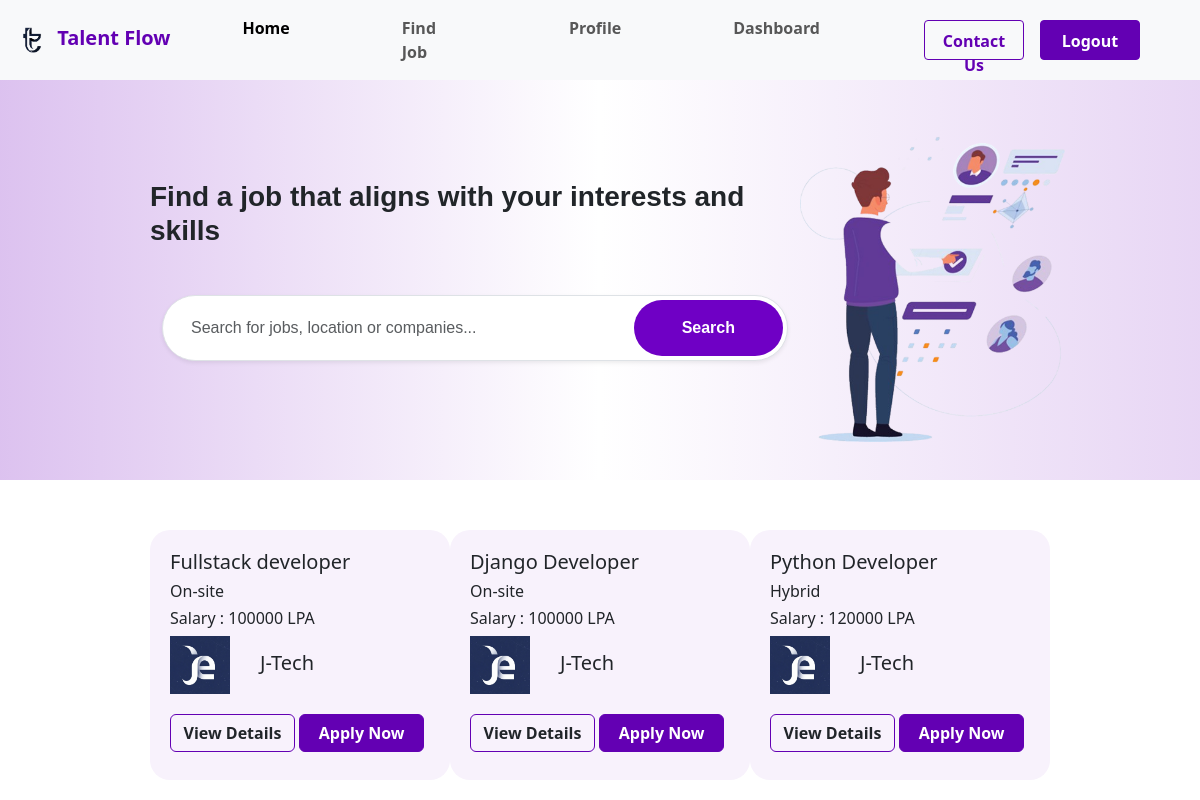
Page / (signed in) on the committed database.
### home/models.py (models this page shows, shortened)
class job(models.Model):
    name=models.TextField(max_length=20)
    company=models.ForeignKey(companyprofile,on_delete=models.CASCADE,default=1)
    description=models.TextField(max_length=200)
    salary=models.TextField(max_length=20)
    jobtype=models.ForeignKey(jobtypes,on_delete=models.CASCADE, null=True, blank=True)
    workmd=models.ForeignKey(workmode,on_delete=models.CASCADE,null=True,blank=True)
    experience=models.TextField(max_length=15,null=True,blank=True)
    required_skills=models.ManyToManyField(skills,blank=True)
    posted_at   = models.DateTimeField(auto_now_add=True)
    expires_at  = models.DateTimeField(null=True, blank=True)

class workmode(models.Model):
    name=models.TextField(max_length=15)
    def __str__(self):
        return self.name

class companyprofile(models.Model):
    image=models.ImageField(upload_to='companyprofile')
    email=models.EmailField()
    tagline=models.TextField(max_length=100,blank=True,null=True)
    about=models.TextField(max_length=500,blank=True,null=True)
    location=models.TextField(max_length=15)
    us=models.OneToOneField(User,on_delete=models.CASCADE,default=1)

### home/views.py (the view)
# urls.py: path('',homefn),
@login_required(login_url='/login/')
def homefn(request) :
    randjobs=job.objects.order_by('posted_at')[:3]
    return render(request,'home.html',{'jobs':randjobs})

### home/templates/home.html (shortened to what this page needs)
{% extends 'base.html' %}
{% load static %}
{% block style %}
    <link rel="stylesheet" href="{% static 'css\home.css' %}">
{% endblock %}
{% block content %}
    <div class="rect">
        <div class="hfirst">
            <h3 class="fw-bold">Find a job that aligns with your interests and skills</h3>
            <div class="container mt-5">
                <form action="/findjob/" method="GET" class="input-group shadow-sm border rounded-pill overflow-hidden bg-white p-1">
                    <input type="text" name="q" class="form-control border-0 px-4 py-3 shadow-none" placeholder="Search for jobs, location or companies...">
                    <button class="btn btn-primary rounded-pill px-5 fw-bold" type="submit" style="background-color: #6f00c5; border: none;">
                        Search
                    </button>
                </form>
            </div>
        </div>
        <div class="logimage ms-auto">
            <img src="{% static 'images/home.png' %}" alt="" class="hmimg">
        </div>
    </div>
        <div class="jobs">
            {% for i in jobs %}
                <div class="cards">
                    <h5>{{i.name}}</h5>
                    <h6>{{i.workmd}}</h6>
                    <h6>Salary : {{i.salary}}</h6>
                    <div style="display: flex;">
                        <img class="cmimg" src="/media/{{ i.company.image }}" alt="">
                        <div class="cname">
                            <h5>{{i.company.us.username}}</h5>
                        </div>
                    </div>
                    <div class="buttong">
                        <a class="btn btcl1 fw-bold" href="/view/{{ i.id }}/" role="button">View Details</a>
                        {% if not request.user.companyprofile %}
                            <a class="btn btcl2 fw-bold" href="/applay/{{ i.id }}/" role="button">Apply Now</a>
                        {% endif %}
                    </div>
                </div>
            {% endfor %}
        </div>
{% endblock %}

### home/templates/base.html (shortened to what this page needs)
{% load static %}
<!DOCTYPE html>
<html lang="en">
<head>
    <link href="https://cdn.jsdelivr.net/npm/bootstrap@5.3.8/dist/css/bootstrap.min.css" rel="stylesheet">
    <link rel="stylesheet" href="{% static 'css\base.css' %}">
</head>
<body>
    {% block style %}
    {% endblock %}
    <nav class="navbar navbar-expand-lg bg-body-tertiary">
        <div class="container-fluid">
            <a class="navbar-brand hd fw-bold" href="#">
                <img class="logo" src="{% static 'images/tlogo.png' %}" alt="">
                Talent Flow
            </a>
            <div class="collapse navbar-collapse" id="navbarNav">
                <ul class="navbar-nav ms-auto me-5">
                    <li class="nav-item mx-5">
                        <a class="nav-link active fw-bold" aria-current="page" href="/">Home</a>
                    </li>
                    <li class="nav-item mx-5">
                        <a class="nav-link fw-bold" href="/findjob/">Find Job</a>
                    </li>
                    <li class="nav-item mx-5">
                        <a class="nav-link fw-bold" href="/profile/">Profile</a>
                    </li>
                    <li class="nav-item mx-5">
                        <a class="nav-link fw-bold" href="/dashboard/">Dashboard</a>
                    </li>
                </ul>
                <ul class="navbar-nav ms-auto gap-3 me-5">
                    <li class="nav-item">
                        <a class="nav-link br text-center fw-bold" href="/contactus/">Contact Us</a>
                    </li>
                    {% if request.user.is_authenticated %}
                        <li class="nav-item">
                            <a class="nav-link br1 text-center fw-bold" href="/logout/">Logout</a>
                        </li>
                    {% else %}
                        <li class="nav-item">
                            <a class="nav-link br1 text-center fw-bold" href="/login/">Login</a>
                        </li>
                    {% endif %}
                </ul>
            </div>
        </div>
    </nav>
    {% block content %}
    {% endblock %}
</body>
</html>

### home/static/css/base.css (style rules this page uses)
.br { border: 1px solid rgba(99, 0, 179, 1); width: 100px; height: 40px; border-radius: 4px; color: rgba(99, 0, 179, 1); }
.br1 { border: 1px solid rgba(99, 0, 179, 1); width: 100px; height: 40px; border-radius: 4px; background-color: rgba(99, 0, 179, 1); color: rgba(255, 255, 255, 1); }
.hd { color: rgba(99, 0, 179, 1); }
.logo { width: 40px; }

### home/static/css/home.css (style rules this page uses)
.rect { width: 100%; height: 400px; background: linear-gradient(to right, rgba(197, 153, 229, 0.6) 0%, rgba(197, 153, 229, 0) 50%, rgba(226, 204, 242, 0.8) 100% ); padding: 50px; font-family: 'Poppins', sans-serif; display: flex; justify-content: center; }
.hfirst { padding-left: 100px; padding-top: 50px; }
.logimage { padding-right: 50px; }
.hmimg { width: 300px; }
.jobs { padding-left: 150px; padding-right: 150px; padding-top: 50px; display: flex; justify-content: space-between; }
.cards { padding: 20px; width: 300px; border-radius: 20px; height: 250px; background-color: rgba(248, 242, 252, 1); }
.cmimg { width: 60px; }
.cname { margin-top: 15px; margin-left: 30px; }
.buttong { margin-top: 20px; }
.btcl1 { border: 1px rgba(99, 0, 179, 1) solid; width: 125px; background-color: rgba(248, 242, 252, 1); }
.btcl2 { border: 1px rgba(99, 0, 179, 1) solid; width: 125px; background-color: rgba(99, 0, 179, 1); color: white; }

### rows in the picture
job: name "Fullstack developer", workmd "On-site", salary "100000 LPA", company.image (picture), company.us.username "J-Tech"
job: name "Django Developer", workmd "On-site", salary "100000 LPA", company.image (picture), company.us.username "J-Tech"
job: name "Python Developer", workmd "Hybrid", salary "120000 LPA", company.image (picture), company.us.username "J-Tech"
